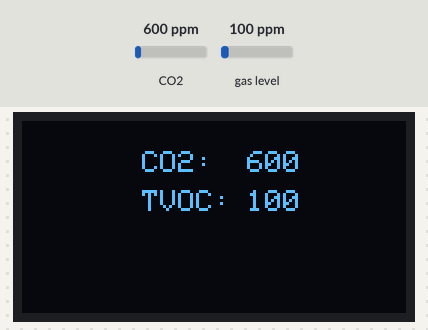
A sketch run on a simulated ESP32-C3. Shown: 128×64 one-colour display. The inputs (shaded band) are chosen by the test bench; at power-on: CO2 600 ppm, gas level 100 ppm.

Above: at 2.8 s.
2.9 s: CO2 set to 452 ppm
At 4.3 s:
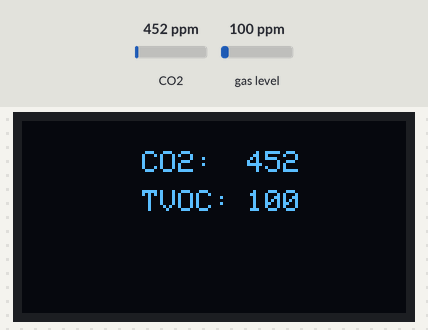
4.6 s: gas level set to 20 ppm
At 5.6 s:
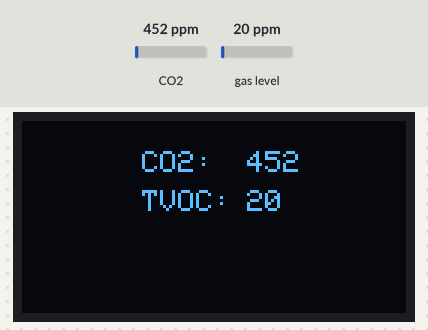
6.6 s: CO2 set to 1050 ppm
At 7.9 s:
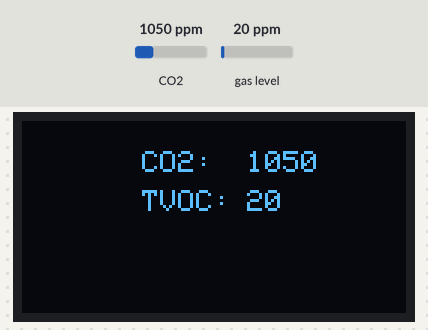
8.7 s: gas level set to 250 ppm
At 10.1 s:
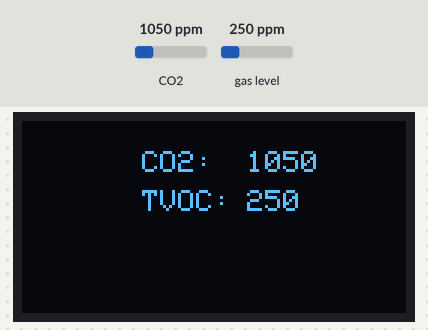
Timing chart, 0 to 11.7 s (numbered marks = the images above; inputs shaded):
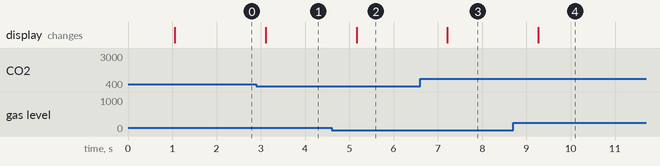

Measured:
- after the input at 2.9 s, the display: changes after 0.21 s (image 1)
- after the input at 4.6 s, the display: changes after 0.56 s (image 2)
- after the input at 6.6 s, the display: changes after 0.62 s (image 3)
- after the input at 8.7 s, the display: changes after 0.57 s (image 4)

The sketch:

SGP30_C3-Mini_0.66-OLED.ino
```cpp
#include <Wire.h>
#include <Adafruit_GFX.h>
#include <Adafruit_SSD1306.h>
#include <Adafruit_SGP30.h>

#define OLED_RESET 7 // GPIO0 corresponds to pin 7 for the C3-mini
Adafruit_SSD1306 display(OLED_RESET);

Adafruit_SGP30 sgp30;

void setup() {
  Wire.begin(8, 10);
  display.begin(SSD1306_SWITCHCAPVCC, 0x3C);

  if (!sgp30.begin()) {
    while (1) {
      ;
    }
  }
}

void loop() {
  delay(1000);

  display.clearDisplay();
  display.setTextSize(1);
  display.setCursor(40, 10);
  display.setTextColor(WHITE);

  if (sgp30.IAQmeasure()) {
    display.println("CO2: ");
    display.setTextSize(1);
    display.setCursor(75, 10);
    display.println(sgp30.eCO2);

    display.setTextSize(1);
    display.setCursor(40, 23);
    display.println("TVOC: ");

    display.setTextSize(1);
    display.setCursor(75, 23);
    display.println(sgp30.TVOC);

    display.display();
  }
  else {
    display.println("Error!");
    display.display();

    while (1) {
      ;
    }
  }
}
```
